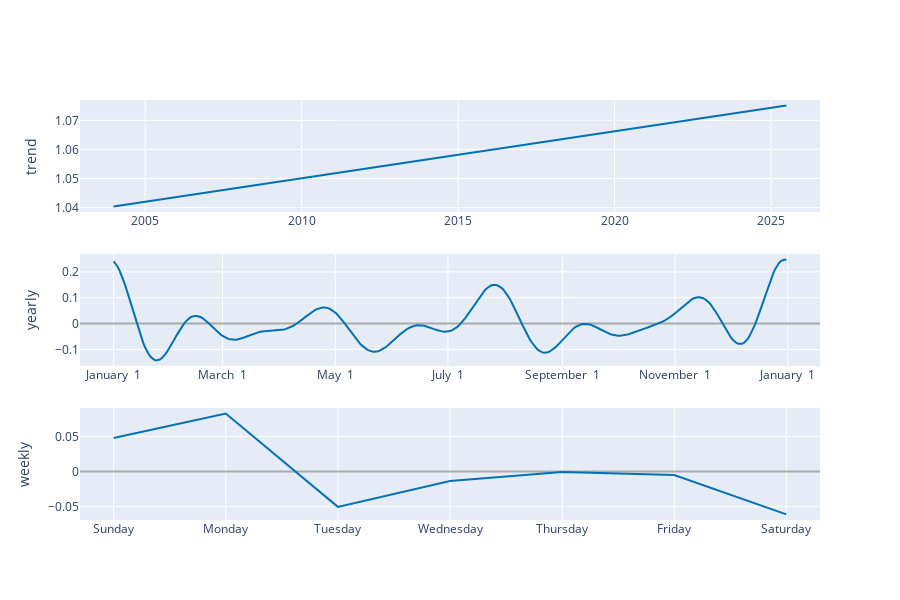

Notebook cell for this chart:
### Code cell
plot_components_plotly(model, forecast)

### Figure 1 — Plotly figure (JSON) as saved in the notebook; plotly's stock layout.template omitted (floating-point values rounded to 4 significant figures; data arrays with more than 128 entries replaced by an {"elided": "..."} marker saying what was removed)
{"data": [{"line": {"color": "#0072B2", "width": 2}, "mode": "lines", "name": "trend", "type": "scatter", "x": {"elided": "494 str values"}, "xaxis": "x", "y": {"elided": "494 float values"}, "yaxis": "y"}, {"line": {"color": "rgba(0, 114, 178, 0.2)", "width": 0}, "mode": "lines", "name": "trend_upper", "type": "scatter", "x": {"elided": "494 str values"}, "xaxis": "x", "y": {"elided": "494 float values"}, "yaxis": "y"}, {"fill": "tonexty", "fillcolor": "rgba(0, 114, 178, 0.2)", "line": {"color": "rgba(0, 114, 178, 0.2)", "width": 0}, "mode": "lines", "name": "trend_lower", "type": "scatter", "x": {"elided": "494 str values"}, "xaxis": "x", "y": {"elided": "494 float values"}, "yaxis": "y"}, {"line": {"color": "#0072B2", "width": 2}, "mode": "lines", "name": "yearly", "type": "scatter", "x": {"elided": "365 str values"}, "xaxis": "x2", "y": {"elided": "365 float values"}, "yaxis": "y2"}, {"line": {"color": "#0072B2", "width": 2}, "mode": "lines", "name": "weekly", "type": "scatter", "x": ["2017-01-01T00:00:00.000000000", "2017-01-02T00:00:00.000000000", "2017-01-03T00:00:00.000000000", "2017-01-04T00:00:00.000000000", "2017-01-05T00:00:00.000000000", "2017-01-06T00:00:00.000000000", "2017-01-07T00:00:00.000000000"], "xaxis": "x3", "y": [0.04791, 0.08258, -0.05036, -0.01345, -0.0006031, -0.004973, -0.06111], "yaxis": "y3"}], "layout": {"height": 600, "showlegend": false, "width": 900, "xaxis": {"anchor": "y", "domain": [0, 1], "range": ["2002-12-03T13:12:00", "2026-07-24T10:48:00"], "type": "date"}, "xaxis2": {"anchor": "y2", "domain": [0, 1], "range": ["2016-12-13T18:54:02.958904115", "2018-01-18T11:04:57.863013581"], "tickformat": "%B %e", "type": "date"}, "xaxis3": {"anchor": "y3", "domain": [0, 1], "range": ["2016-12-31T16:48:00", "2017-01-07T07:12:00"], "tickformat": "%A", "type": "date"}, "yaxis": {"anchor": "x", "domain": [0.7333, 1], "rangemode": "normal", "title": {"text": "trend"}, "zerolinecolor": "#AAA"}, "yaxis2": {"anchor": "x2", "domain": [0.3667, 0.6333], "title": {"text": "yearly"}, "zerolinecolor": "#AAA"}, "yaxis3": {"anchor": "x3", "domain": [0, 0.2667], "title": {"text": "weekly"}, "zerolinecolor": "#AAA"}}}
